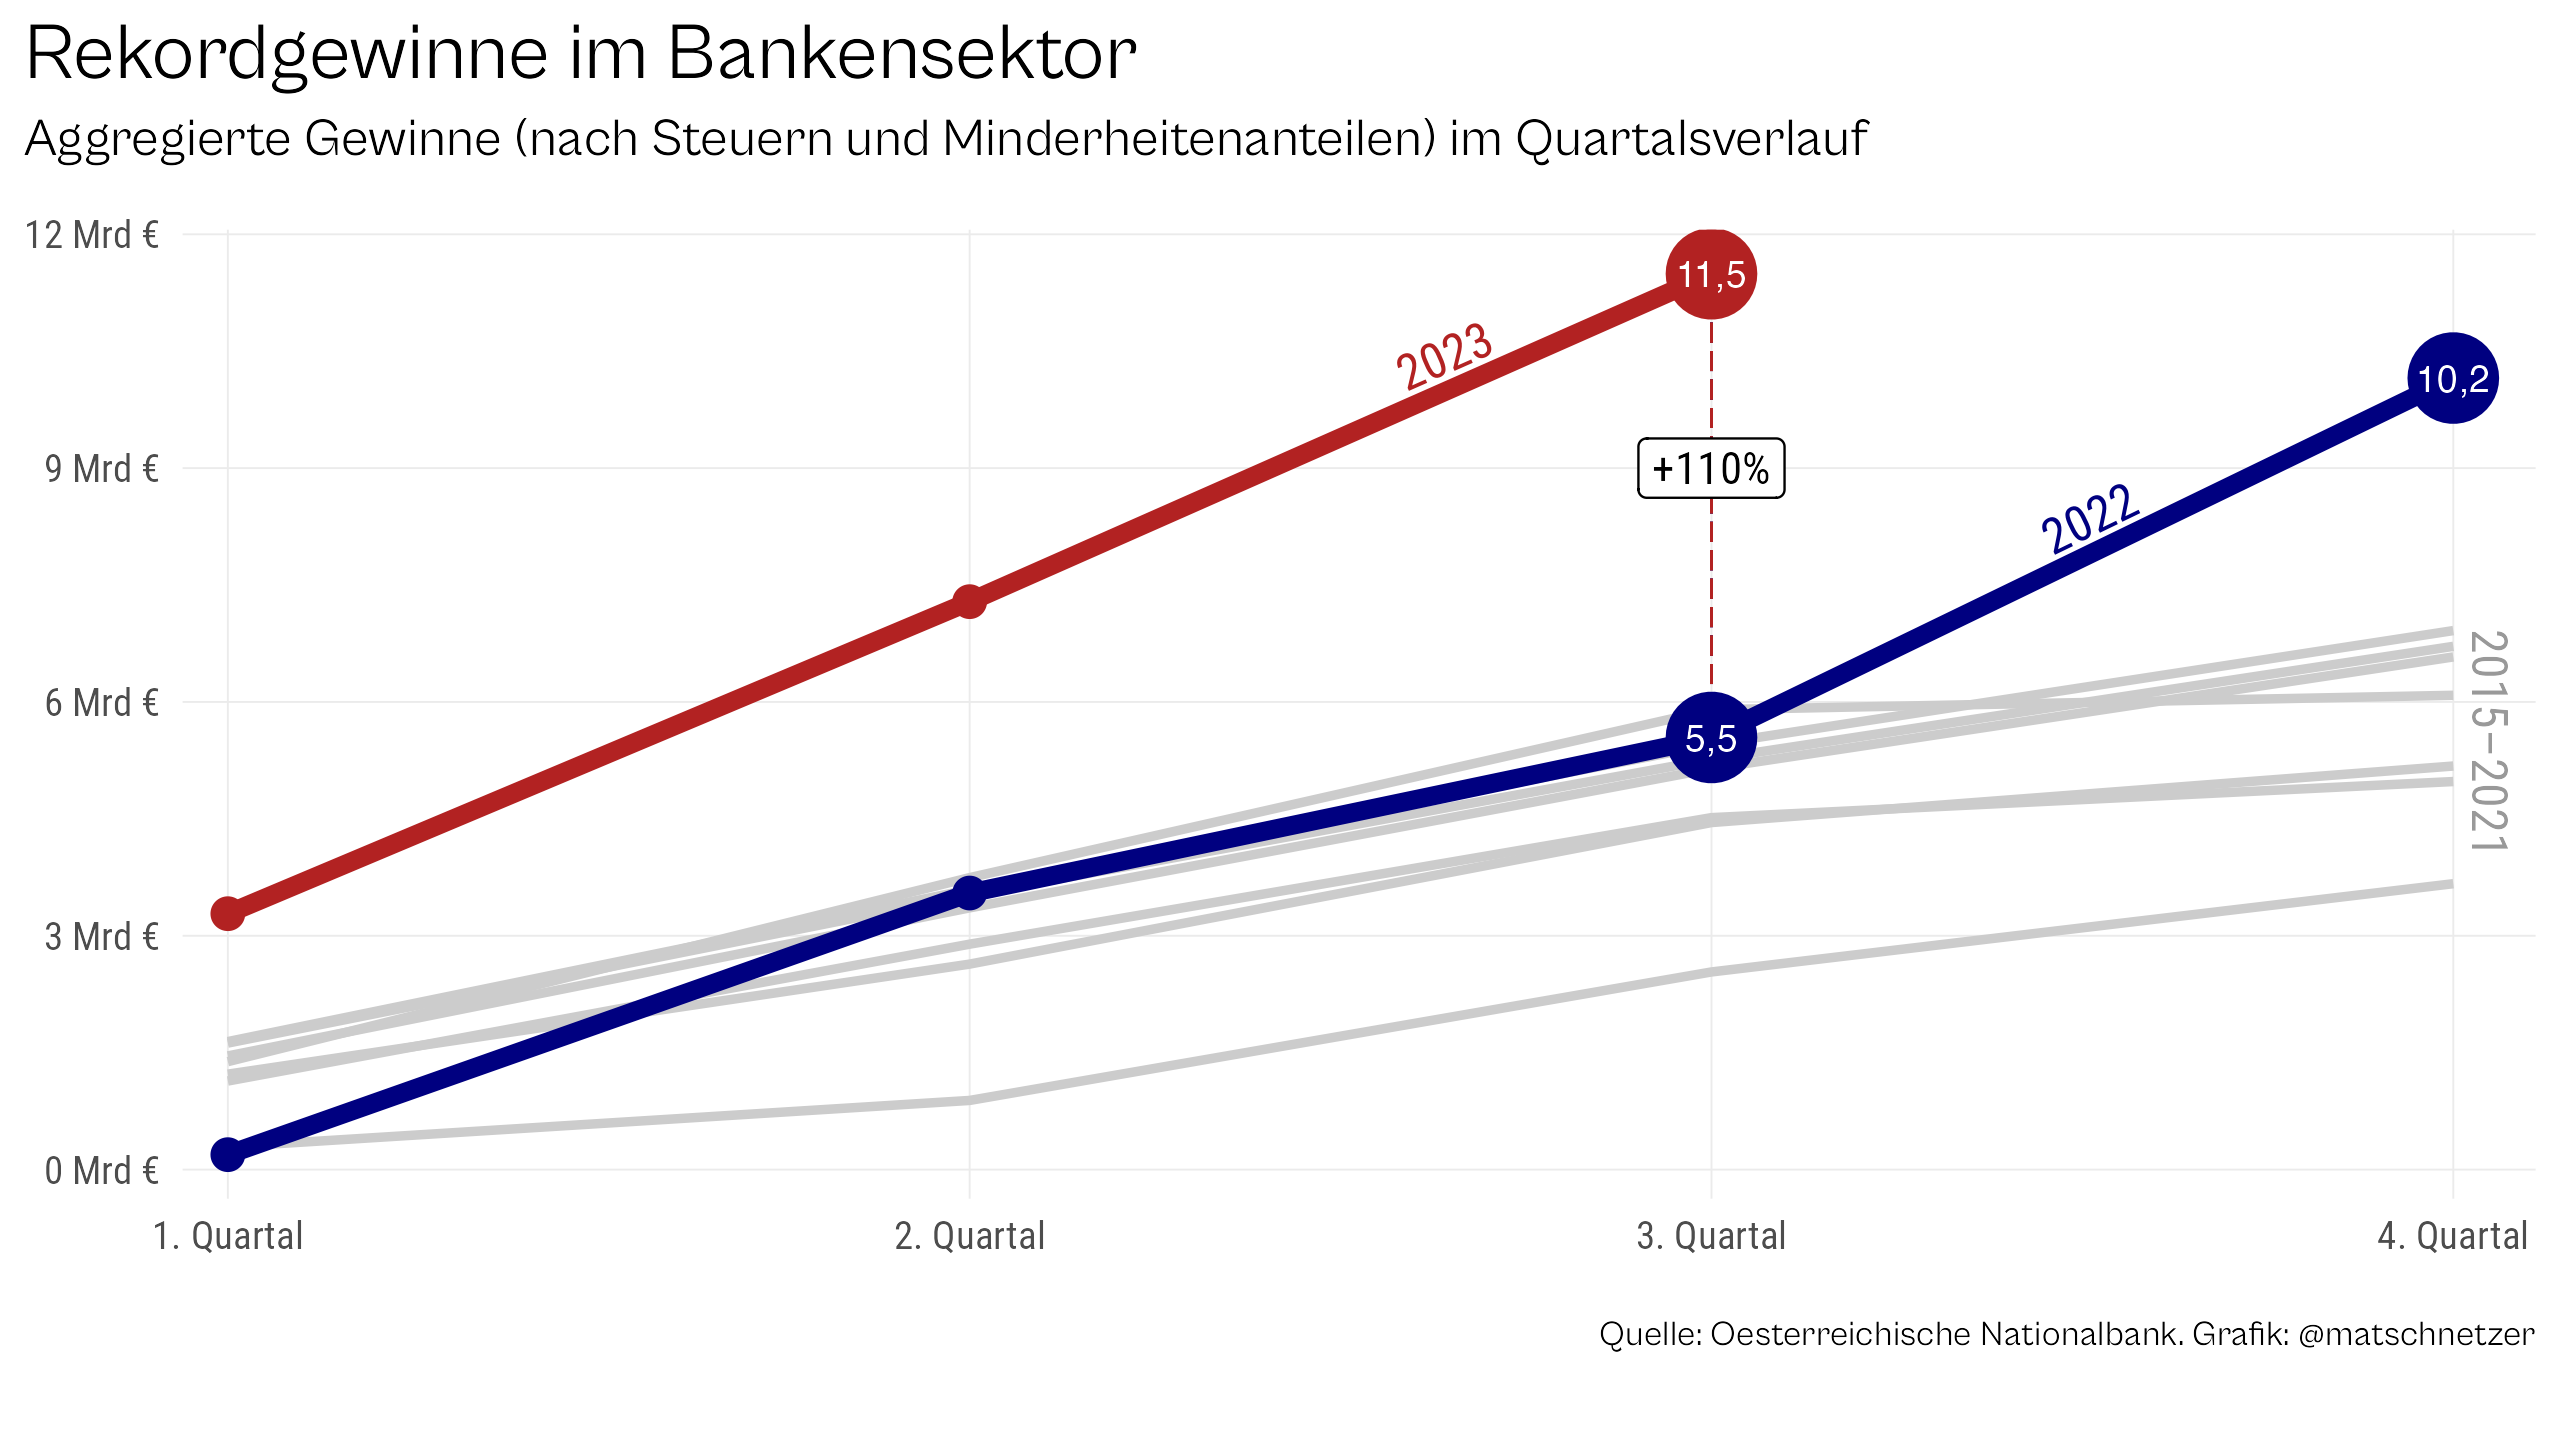

R code for this plot:
library(tidyverse)
library(oenb)
library(colorspace)

data <- oenb_data(id = "3104", pos = "VDBKICBD66EL210") |> 
  select(period, value) |> 
  as_tibble()

aggquart <- data |> filter(str_detect(period, "-")) |> 
  separate(period, into = c("year", "quarter"), sep = "-") |> 
  mutate(quarter = str_remove(quarter, "Q"),
         across(c(year, quarter), as.numeric)) |> 
  filter(!year == 2014)

aggquart |> ggplot(aes(x = quarter, y = value, color = factor(year))) +
  geom_line(aes(group = year), linewidth = 2) +
  gghighlight::gghighlight(year %in% 2022:2023, line_label_type = "text_path",
                           label_params = list(size = 4, family = "Roboto Condensed",
                                               hjust = 0.85, vjust = -0.2),
                           unhighlighted_params = list(color = "grey80",linewidth = 1)) +
  geom_segment(x = 3, xend = 3, y = 5500, yend = 11500, linetype = "longdash",
               linewidth = 0.3) +
  geom_point(data = aggquart |> filter(year %in% 2022:2023, quarter %in% 3:4), 
             size = 9) +
  geom_point(data = aggquart |> filter(year %in% 2022:2023), size = 3) +
  geom_text(data = aggquart |> filter(year %in% 2022:2023, quarter %in% 3:4), 
            aes(label = scales::number(value, scale = 1/1e3, decimal.mark=",")), 
            size = 3, color = "white") +
  annotate("label", x = 3, y = 9000, hjust = 0.5, angle = 0,
           label = "+110%", size = 3.6, family = "Roboto Condensed") +
  annotate("text", x = 4.05, y = 4000, hjust = 1, angle = 270, color = "grey60", 
           label = "2015–2021", size = 4, family = "Roboto Condensed") +
  scale_color_manual(values = c("navyblue", "firebrick"),
                     guide = guide_none()) +
  scale_x_continuous(labels = scales::number_format(suffix = ". Quartal"),
                     expand = c(0.02, 0)) +
  scale_y_continuous(labels = scales::number_format(scale = 1/1000, suffix = " Mrd €")) +
  labs(x = NULL, y = NULL,
       title = "Rekordgewinne im Bankensektor",
       subtitle = "Aggregierte Gewinne (nach Steuern und Minderheitenanteilen) im Quartalsverlauf",
       caption = "Quelle: Oesterreichische Nationalbank. Grafik: @matschnetzer") +
  theme_minimal(base_family = "Roboto Condensed") +
  theme(panel.grid.minor = element_blank(),
        panel.grid.major = element_line(linewidth = 0.2),
        plot.title.position = "plot",
        plot.title = element_text(family = "Cabinet Grotesk", size = 18),
        plot.subtitle = element_text(family = "Cabinet Grotesk", size = 12, 
                                  margin = margin(b = 1, unit = "lines")),
        plot.caption = element_text(family = "Cabinet Grotesk", size = 8, 
                                    margin = margin(t = 2, unit = "lines")))

ggsave("03_24_Bankengewinne.png", width = 8, height = 4.5, dpi = 320, bg = "white")
